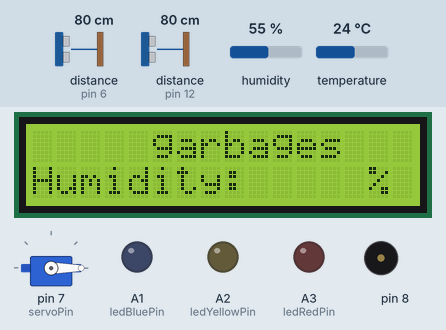
Bench run of a sketch on a simulated Arduino Uno, built with avr-gcc and run on an emulated ATmega328P. Parts: servo, 16×2 character LCD, output pins drawn as LEDs (lit = HIGH), buzzer (waves = sounding). Wiring (inferred from the names in the program): 2 × ultrasonic range finder: trigger pin 5, echo pin 6 / trigger pin 11, echo pin 12. Inputs (shaded band) come from the test bench; at power-on: distance to the obstacle (sensors on pin 12, pin 6) 80 cm, humidity 55 %, temperature 24 °C. The echo pulse lasts 58.3 µs per cm; pins used as bus, display or sensor lines are not drawn.

Above: at 0.23 s.
At 1.3 s:
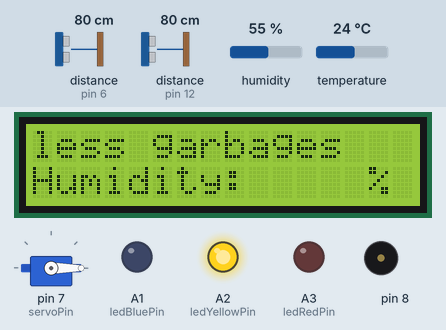
1.4 s: distance to the obstacle (sensor on pin 12) set to 7 cm
3.6 s: distance to the obstacle (sensor on pin 12) set to 4 cm
At 6.3 s:
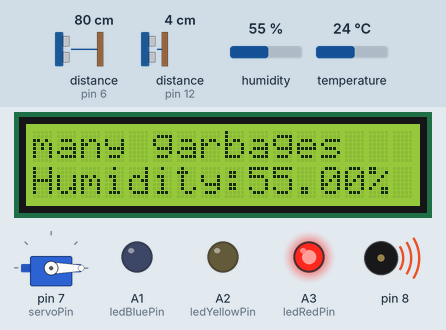
Timing chart, 0 to 13.0 s (numbered marks = the images above; inputs shaded):
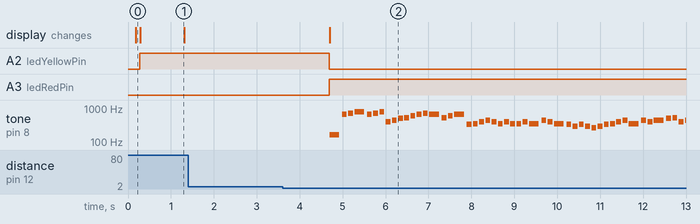

The sketch:

trash.ino
```cpp
#include "pitches.h"
#include <Servo.h>   //servo library
#include <LiquidCrystal_I2C.h>
#include <Wire.h>
#include "DHT.h"
#define DHTPIN 9
#define DHTTYPE DHT11
//#define DHTTYPE DHT22   // DHT 22 如果用的是DHT22，就用這行
//#define DHTTYPE DHT21   // DHT 21
DHT dht(DHTPIN, DHTTYPE);


LiquidCrystal_I2C lcd(0x27, 16, 2); //設定LCD位置0x27,設定LCD大小為16*2
Servo servo;
int trigPin = 5;
int echoPin = 6;
int trigPin2 = 11;
int echoPin2 = 12;
int servoPin = 7;
//LED
#define ledBluePin   A1
#define ledRedPin   A3
#define ledYellowPin  A2
long duration, dist, average;
long aver[3];   //array for average
long duration2, dist2, average2;
long aver2[3];   //array for average
int CanonTone[] = {
  NOTE_E3, NOTE_E5, NOTE_F5, NOTE_G5, NOTE_E5, NOTE_F5, NOTE_G5, NOTE_G4, NOTE_A4, NOTE_B4, NOTE_C5, NOTE_D5, NOTE_E5, NOTE_F5,
  NOTE_E5, NOTE_C5, NOTE_D5, NOTE_E5, NOTE_E4, NOTE_F4, NOTE_G4, NOTE_A4, NOTE_G4, NOTE_F4, NOTE_G4, NOTE_F4, NOTE_F4, NOTE_G4,
  NOTE_F4, NOTE_A4, NOTE_G4, NOTE_F4, NOTE_E4, NOTE_D4, NOTE_E4, NOTE_D4, NOTE_C4, NOTE_D4, NOTE_E4, NOTE_F4, NOTE_G4, NOTE_A4,
  NOTE_F4, NOTE_A4, NOTE_G4, NOTE_A4, NOTE_B4, NOTE_C5, NOTE_G4, NOTE_A4, NOTE_B4, NOTE_C5, NOTE_D5, NOTE_E5, NOTE_F5, NOTE_G5,
  NOTE_E5, NOTE_C5, NOTE_D5, NOTE_E5, NOTE_D5, NOTE_C5, NOTE_D5, NOTE_B4, NOTE_C5, NOTE_D5, NOTE_E5, NOTE_D5, NOTE_C5, NOTE_B4,
  NOTE_C5, NOTE_A4, NOTE_B4, NOTE_C5, NOTE_C4, NOTE_D4, NOTE_E4, NOTE_F4, NOTE_E4, NOTE_D4, NOTE_E4, NOTE_C5, NOTE_B4, NOTE_C5,
  NOTE_A4, NOTE_C5, NOTE_B4, NOTE_A4, NOTE_G4, NOTE_F4, NOTE_G4, NOTE_F4, NOTE_E4, NOTE_F4, NOTE_G4, NOTE_A4, NOTE_B4, NOTE_C5,
  NOTE_A4, NOTE_C5, NOTE_B4, NOTE_C5, NOTE_B4, NOTE_A4, NOTE_B4, NOTE_C5, NOTE_D5, NOTE_C5, NOTE_B4, NOTE_C5, NOTE_A4, NOTE_B4,
  NOTE_C5, 0
};  // 注意, 最後一個 0 是用來判斷是否曲子結束用, 非音調
// 再定義卡農的拍子長度
int noteDurations[] = {
  8, 16, 16, 8, 16, 16, 16, 16, 16, 16, 16, 16, 16, 16,
  8, 16, 16, 8, 16, 16, 16, 16, 16, 16, 16, 16, 16, 16,
  8, 16, 16, 8, 16, 16, 16, 16, 16, 16, 16, 16, 16, 16,
  8, 16, 16, 8, 16, 16, 16, 16, 16, 16, 16, 16, 16, 16,
  8, 16, 16, 8, 16, 16, 16, 16, 16, 16, 16, 16, 16, 16,
  8, 16, 16, 8, 16, 16, 16, 16, 16, 16, 16, 16, 16, 16,
  8, 16, 16, 8, 16, 16, 16, 16, 16, 16, 16, 16, 16, 16,
  8, 16, 16, 8, 16, 16, 16, 16, 16, 16, 16, 16, 16, 16,
  1
};
int toneSpeed = 1800;   // 設定音速, 我用1800ms, 即1.8 秒當全音符
void setup() {
  Serial.begin(9600);
  servo.attach(servoPin);
  pinMode(trigPin, OUTPUT);
  pinMode(echoPin, INPUT);
  pinMode (trigPin2, OUTPUT);
  pinMode (echoPin2, INPUT);
  pinMode (ledBluePin, OUTPUT);
  pinMode (ledRedPin, OUTPUT);
  pinMode (ledYellowPin, OUTPUT);
  dht.begin();  //初始化DHT
  servo.write(0);         //close cap on power on
  delay(100);
  servo.detach();
  lcd.init();
  lcd.backlight();
  lcd.setCursor(5, 0);
  lcd. print("garbages");
  lcd.setCursor(0, 1);
  lcd.print("Humidity: ");
  lcd.setCursor(14, 1);
  lcd.print("%");

}

void measure() {
  digitalWrite(10, HIGH);
  digitalWrite(trigPin, LOW);
  delayMicroseconds(5);
  digitalWrite(trigPin, HIGH);
  delayMicroseconds(15);
  digitalWrite(trigPin, LOW);
  pinMode(echoPin, INPUT);
  duration = pulseIn(echoPin, HIGH);
  dist = (duration / 2) / 29.1;  //obtain distance
}
void measurevolme() {
  digitalWrite(10, HIGH);
  digitalWrite(trigPin2, LOW);
  delayMicroseconds(5);
  digitalWrite(trigPin2, HIGH);
  delayMicroseconds(15);
  digitalWrite(trigPin2, LOW);
  pinMode(echoPin2, INPUT);
  duration2 = pulseIn(echoPin2, HIGH);
  dist2 = (duration2 / 2) / 29.1;  //obtain distance
}
void loop() {
  for (int i = 0; i <= 2; i++) { //average distance
    measure();
    aver[i] = dist;
    delay(10);              //delay between measurements
  }
  dist = (aver[0] + aver[1] + aver[2]) / 3;

  if ( dist < 50 ) {
    servo.attach(servoPin);
    delay(1);
    servo.write(0);
    // tone(11, 524, 950); //buzzer or speaker frequency
    delay(3500);
    servo.write(180);
    delay(1000);
    servo.detach();
  }
  //Serial.println(dist);
  for (int j = 0; j <= 2; j++) { //average distance
    measurevolme();
    aver2[j] = dist2;
    delay(10);              //delay between measurements
  }
  dist2 = (aver2[0] + aver2[1] + aver2[2]) / 3;
  if ( dist2 < 5 ) {
    //Serial.println("LED Red.");
    digitalWrite(ledRedPin, HIGH);
    digitalWrite(ledBluePin, LOW);
    digitalWrite(ledYellowPin, LOW);
    lcd.setCursor(0, 0); // (colum, row)從第一排的第三個位置開始顯示
    lcd. print("many");
    int thisNote = 0;  // 在此使用While 而不用 for
    while (CanonTone[thisNote] > 0) { // 當CanonTone 內的值 > 0 時 則
      // toneSpeed / 4 當四分音符
      // / 8 當 八分音符
      // .
      int noteDuration = toneSpeed / noteDurations[thisNote];
      tone(8, CanonTone[thisNote], noteDuration);
      // delay 1.3 偣的音長
      //
      int pauseBetweenNotes = noteDuration * 1.30;
      delay(pauseBetweenNotes);
      // 準備下一個音調
      thisNote++;


    }
    noTone(8);  // 播完後靜音
    Serial.println("take out the trash.");
  }
  else  {

    // Serial.println("LED Yellow.");
    digitalWrite(ledRedPin, LOW);
    digitalWrite(ledBluePin, LOW);
    digitalWrite(ledYellowPin, HIGH);
    lcd.setCursor(0, 0); // (colum, row)從第一排的第三個位置開始顯示
    lcd. print("less");


  }
  //Serial.println(dist2);
  delay(1000);
  float h = dht.readHumidity();   //取得濕度
  lcd.setCursor(9, 1);
  lcd.print(h);
  //if(h>60){
  //Serial.println("open dehumidifier");
  //}


}
```

Measured:
- the behaviour switches between 6 and 5 cm on distance to the obstacle (sensor on pin 12) (found by bisection; images 1 and 2)
- after the input at 1.4 s, every drawn part: stays the same
- after the input at 3.6 s, A2 (ledYellowPin): HIGH → LOW after 1.1 s; A3 (ledRedPin): LOW → HIGH after 1.1 s; tone on pin 8: plays 165 Hz for 0.23 s, 659 Hz for 0.11 s, 698 Hz for 0.11 s, 784 Hz for 0.23 s, 659 Hz for 0.11 s, 698 Hz for 0.11 s … (50 notes in this stretch), starting after 1.1 s; the display: changes after 1.1 s (image 2)
- what the display in image 1 shows lasts 1.0 s, from 0.3 s to 1.3 s
